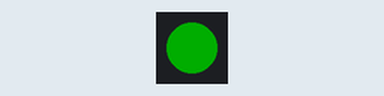
Recording of a program running on a simulated CircuitPython board. On the bench: 1 RGB LEDs in strip order, left to right. Dim RGB values are drawn brighter than linear.

Above: at 1.0 s.
At 3.0 s:
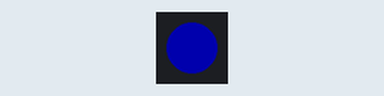
At 5.0 s:
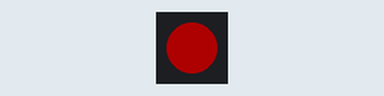
Timing chart, 0 to 7.8 s (numbered marks = the images above):
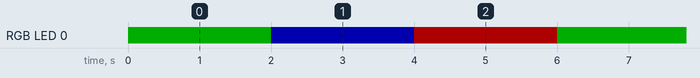

Measured:
- by itself, RGB LED 0: repeats every 6.0 s: RGB(0, 0, 51) 2.0 s, RGB(51, 0, 0) 2.0 s, RGB(0, 51, 0) 2.0 s
- by itself, everything shown: repeats every 6.0 s, in 3 steps

The program:

code.py
```python
# @MTBMaker lab addressable RGB LED example
# Example uses Trinket M0 and a 5mm through hole (breadboard friendly) neopixel
# cycle through RGB colors, withs a short pause
import time
import board
import neopixel

pixelPin = board.A4
numPixels = 1
singleNeo = neopixel.NeoPixel(pixelPin, numPixels, brightness=0.2)

#5mm Neopixel is GRB (not RGB). Change as needed for other LED configurations
RED = (0,255,0)
BLUE = (0,0,255)
GREEN = (255,0,0)

pauseDuration = 2

while True:
    singleNeo.fill(RED)
    singleNeo.show()
    time.sleep(pauseDuration)
    singleNeo.fill(BLUE)
    singleNeo.show()
    time.sleep(pauseDuration)
    singleNeo.fill(GREEN)
    singleNeo.show()
    time.sleep(pauseDuration)
```
